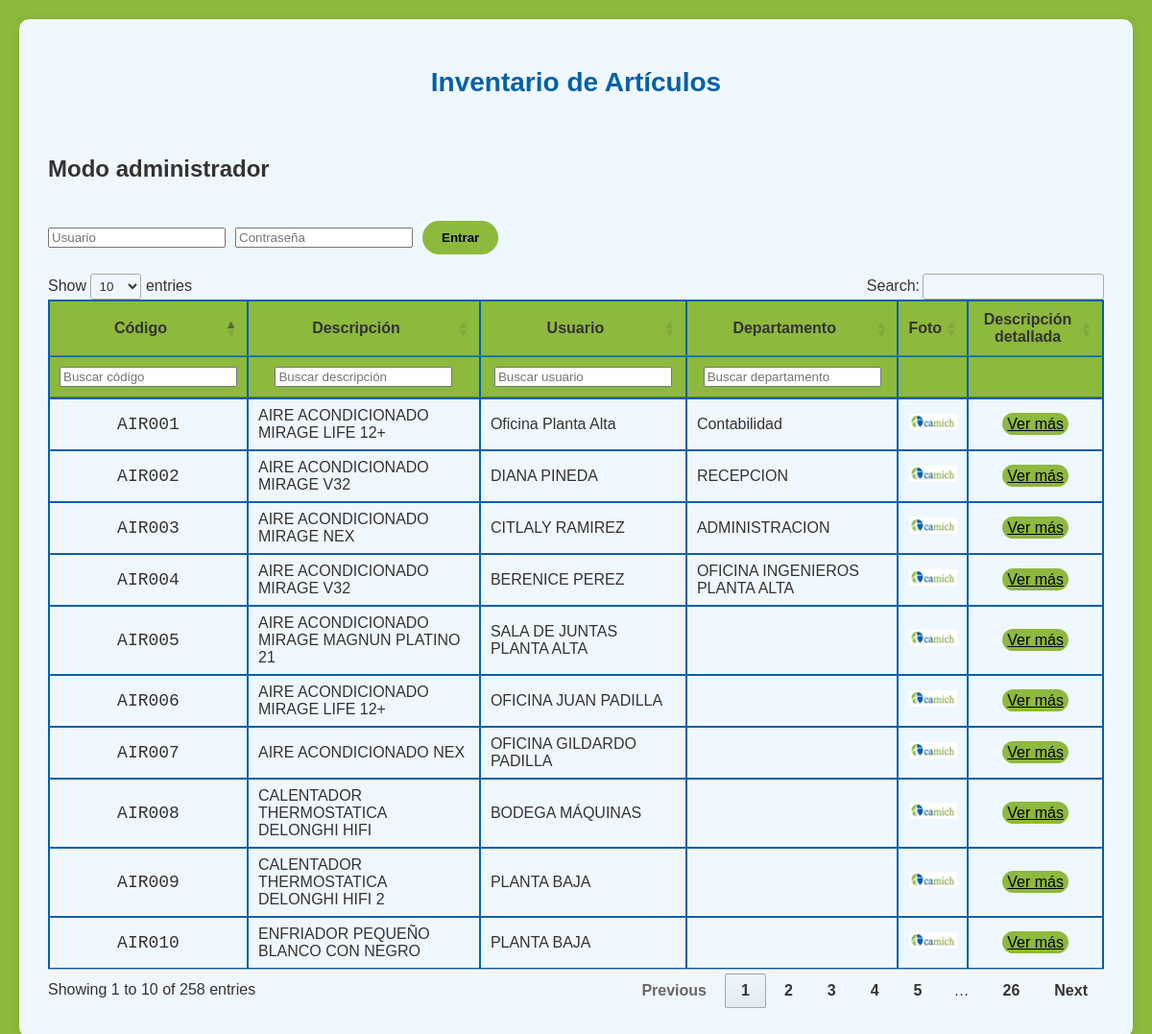
The page / on the database its author committed.
### tables this page shows
CREATE TABLE "objetos" (
	"id"	INTEGER,
	"codigo"	TEXT,
	"descripcion"	TEXT,
	"identificador"	TEXT,
	"usuario"	TEXT,
	"departamento"	TEXT,
	"notas"	TEXT,
	"foto_location"	TEXT,
	PRIMARY KEY("id" AUTOINCREMENT)
);

### app.py (the view)
@app.route('/')
def index():
    with sqlite3.connect('inventario.db') as conn:
        items = conn.execute('SELECT * FROM objetos ORDER BY codigo').fetchall()
    return render_template('index.html', items=items)

### templates/index.html (shortened to what this page needs)
<!DOCTYPE html>
<html>
<head>
    <link rel="stylesheet" href="../static/style.css">
    <link rel="stylesheet" href="https://cdn.datatables.net/1.13.6/css/jquery.dataTables.min.css">
    <link rel="stylesheet" href="https://cdn.datatables.net/responsive/2.5.0/css/responsive.dataTables.min.css">
</head>
<body>
    <div id="container">
        <h1>Inventario de Artículos</h1>
        <h2>Modo administrador</h2>
        <form method="POST" action="{{ url_for('login_admin') }}" style="display:flex; gap:10px; align-items:center;">
            <input type="text" name="username" placeholder="Usuario" required>
            <input type="password" name="password" placeholder="Contraseña" required>
            <button type="submit">Entrar</button>
        </form>
        <div class="table-container" >
        <table id="items-table">
            <thead>
                <tr>
                    <th>Código</th>
                    <th>Descripción</th>
                    <th>Usuario</th>
                    <th>Departamento</th>
                    <th>Foto</th>
                    <th>Descripción detallada</th>
                </tr>
                <tr>
                    <th><input type="text" placeholder="Buscar código"></th>
                    <th><input type="text" placeholder="Buscar descripción"></th>
                    <th><input type="text" placeholder="Buscar usuario"></th>
                    <th><input type="text" placeholder="Buscar departamento"></th>
                    <th></th>
                    <th></th>
                </tr>
            </thead>
            <tbody>
                {% for item in items %}
                <tr>
                    <td>{{ item[1] }}</td>
                    <td>{{ item[2] }}</td>
                    <td>{{ item[4] }}</td>
                    <td>{{ item[5] }}</td>
                    <td>
                        <img src="{{ url_for('static', filename='images/' + (item[7] or 'camich.png')) }}" width="50">
                    </td>
                    <td>
                        <a href="{{ url_for('item_detail', codigo=item[1]) }}">Ver más</a>
                    </td>
                </tr>
                {% endfor %}
            </tbody>
        </table>
        </div>
    </div>
</body>
</html>

### static/style.css (style rules this page uses)
:root { --dt-row-selected: initial !important; --dt-row-selected-text: initial !important; --dt-row-selected-link: initial !important; --dt-row-stripe: initial !important; --dt-row-hover: initial !important; --dt-column-ordering: initial !important; --dt-html-background: initial !important; --main-color: #8db93d; --second-color: #0260aa; --third-color: aliceblue; }
body { font-family: Arial, sans-serif; margin: 0; padding: 20px; background-color: var(--main-color); color: #333; }
h1 { background-color: var(--third-color); color: var(--second-color); font-family: Arial, sans-serif; font-size: 28px; text-align: center; margin-top: 20px; margin-bottom: 20px; }
button, .input-btn, a, a:visited { color:black; padding: 10px 20px; border: none; border-radius: 20px; cursor: pointer; font-weight: bold; transition: all 0.5s cubic-bezier(0.4, 0, 1, 1); background: var(--main-color); }
#container { max-width: 1200px; margin: 0 auto; background: var(--third-color); padding: 30px; border-radius: 10px; box-shadow: 0 2px 10px rgba(0, 0, 0, 0.1); display: flex; flex-direction: column; gap: 20px; }
table a { padding-top: 3px; padding-bottom: 3px; padding-left: 5px; padding-right: 5px; font-weight: lighter; }
table, td, th { border-collapse: collapse; border: 1px solid var(--second-color); }
th { background-color: var(--main-color) !important; text-align: center !important; }
td:nth-child(1), td:nth-child(5) { font-family: monospace; font-size: 18px; text-align: center; }
td:nth-child(6) { text-align: center; }

### rows shown on the page
objetos: codigo "AIR001", descripcion "AIRE ACONDICIONADO MIRAGE LIFE 12+", usuario "Oficina Planta Alta", departamento "Contabilidad", foto_location (picture)
objetos: codigo "AIR002", descripcion "AIRE ACONDICIONADO MIRAGE V32", usuario "DIANA PINEDA", departamento "RECEPCION", foto_location (picture)
objetos: codigo "AIR003", descripcion "AIRE ACONDICIONADO MIRAGE NEX", usuario "CITLALY RAMIREZ", departamento "ADMINISTRACION"
objetos: codigo "AIR004", descripcion "AIRE ACONDICIONADO MIRAGE V32", usuario "BERENICE PEREZ", departamento "OFICINA INGENIEROS PLANTA ALTA"
objetos: codigo "AIR005", descripcion "AIRE ACONDICIONADO MIRAGE MAGNUN PLATINO 21", usuario "SALA DE JUNTAS PLANTA ALTA"
objetos: codigo "AIR006", descripcion "AIRE ACONDICIONADO MIRAGE LIFE 12+", usuario "OFICINA JUAN PADILLA"
objetos: codigo "AIR007", descripcion "AIRE ACONDICIONADO NEX", usuario "OFICINA GILDARDO PADILLA"
objetos: codigo "AIR008", descripcion "CALENTADOR THERMOSTATICA DELONGHI HIFI", usuario "BODEGA MÁQUINAS"
objetos: codigo "AIR009", descripcion "CALENTADOR THERMOSTATICA DELONGHI HIFI 2", usuario "PLANTA BAJA"
objetos: codigo "AIR010", descripcion "ENFRIADOR PEQUEÑO BLANCO CON NEGRO", usuario "PLANTA BAJA"
